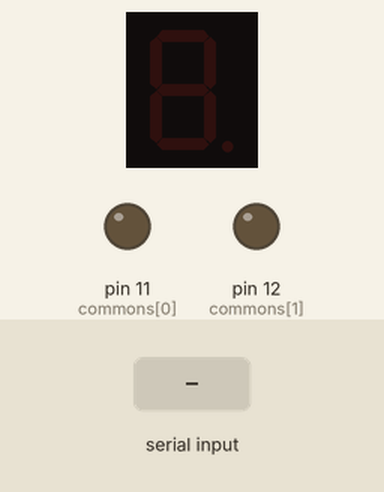
Simulated run of this sketch. Board: Arduino Uno, built with avr-gcc and run on an emulated ATmega328P. Shown: 1-digit seven-segment display, output pins drawn as LEDs (lit = HIGH). Wiring (inferred from the names in the program): 1-digit 7-segment display, segments lit when HIGH: segments pin 4, pin 5, pin 6, pin 7, pin 8, pin 9, pin 10. The inputs (shaded band) are chosen by the test bench. The segment pins are drawn as the display they are named for; pins used as bus, display or sensor lines are not drawn.

Above: at 1.2 s.
1.3 s: "90,45\n" received over Serial
At 1.7 s:
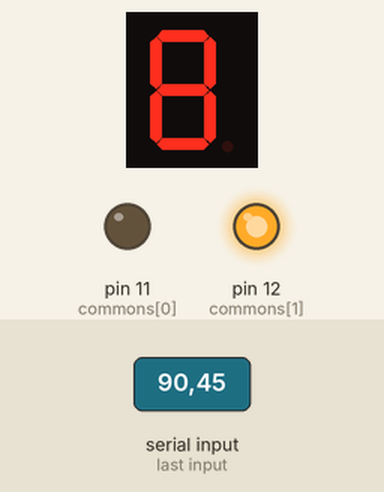
At 19.5 s:
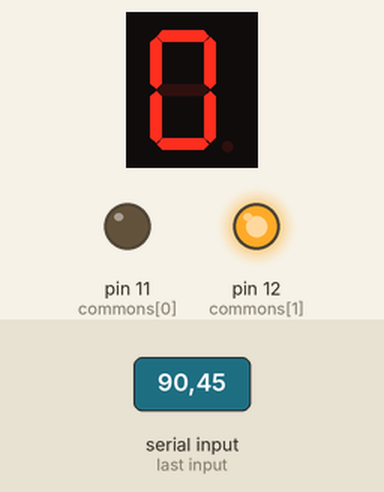
Timing chart, 0 to 19.8 s (numbered marks = the images above; inputs shaded):
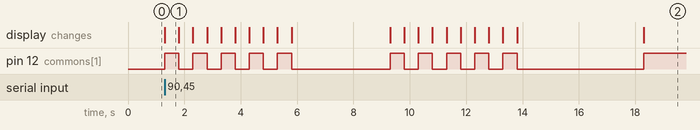

The sketch:

Parcial1.ino
```cpp
int segments[7] = {4, 5, 6, 7, 8, 9, 10};
int commons[2] = {11, 12};
int digits[16][7] = {
  {1, 1, 1, 1, 1, 1, 0}, // 0
  {0, 1, 1, 0, 0, 0, 0}, // 1
  {1, 1, 0, 1, 1, 0, 1}, // 2
  {1, 1, 1, 1, 0, 0, 1}, // 3
  {0, 1, 1, 0, 0, 1, 1}, // 4
  {1, 0, 1, 1, 0, 1, 1}, // 5
  {1, 0, 1, 1, 1, 1, 1}, // 6
  {1, 1, 1, 0, 0, 0, 0}, // 7
  {1, 1, 1, 1, 1, 1, 1}, // 8
  {1, 1, 1, 1, 0, 1, 1}, // 9
  {1, 1, 1, 0, 1, 1, 1}, // A
  {0, 0, 1, 1, 1, 1, 1}, // b
  {1, 0, 0, 1, 1, 1, 0}, // C
  {0, 1, 1, 1, 1, 0, 1}, // d
  {1, 0, 0, 1, 1, 1, 1}, // E
  {1, 0, 0, 0, 1, 1, 1}  // F
};

void setup() {
  for (int i = 0; i < 7; i++) {
    pinMode(segments[i], OUTPUT);
  }
  for (int i = 0; i < 2; i++) {
    pinMode(commons[i], OUTPUT);
  }
  Serial.begin(9600);
}

void showNumber(int num) {
  if (num >= 0 && num <= 15) {
    digitalWrite(commons[0], LOW);
    digitalWrite(commons[1], HIGH);
    for (int i = 0; i < 7; i++) {
      digitalWrite(segments[i], digits[num][i]);
    }
  } else {
    // Mostrar número 8 intermitente
    for (int j = 0; j < 5; j++) { // parpadear 5 veces
      digitalWrite(commons[0], LOW);
      digitalWrite(commons[1], HIGH);
      for (int i = 0; i < 7; i++) {
        digitalWrite(segments[i], digits[8][i]);
      }
      delay(500);
      digitalWrite(commons[0], LOW);
      digitalWrite(commons[1], LOW);
      for (int i = 0; i < 7; i++) {
        digitalWrite(segments[i], LOW);
      }
      delay(500);
    }
  }
}

void loop() {
  if (Serial.available() > 0) {
    int num = Serial.parseInt();
    showNumber(num);
    delay(3000);
  }
}
```

Measured:
- after the input at 1.3 s, pin 12 (commons[1]): goes 4 × (HIGH 0.50 s, LOW 0.50 s), HIGH 0.50 s, LOW 3.5 s, 4 × (HIGH 0.50 s, LOW 0.50 s), HIGH 0.50 s, LOW 4.5 s, then HIGH, starting at once; the display: changes at once (image 1)
- what the display in image 1 shows lasts 0.5 s, from 1.3 s to 1.8 s
